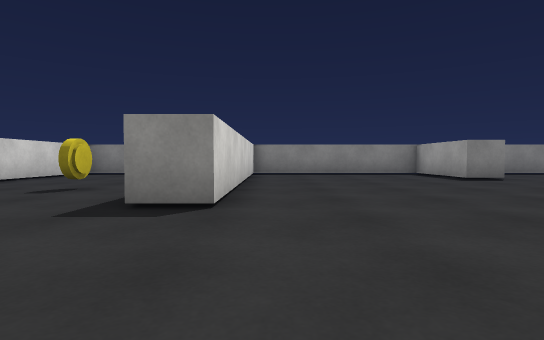
[1] (above)

22 first-person views from a walk through a Unity game level. The camera is 0.55 m above the floor, tilts 2° down and sees 80° across. The floor is counted in squares, 1 m on a side. Each view is taken from the middle of a square. On the plan, view 1 faces up. The plan holds only what a view shows up to about 9 squares ahead; the rest is blank. The place goes on beyond the plan. The player character is not drawn. Surface patterns are stand-ins for the level's own textures.

[2]
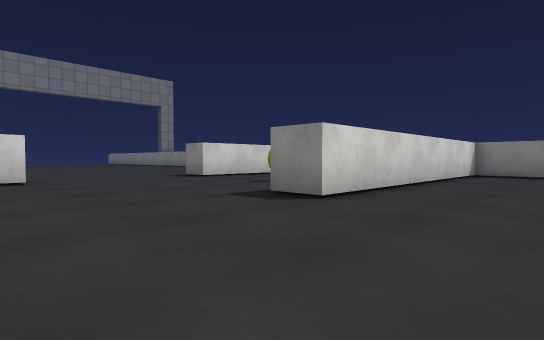

[3]
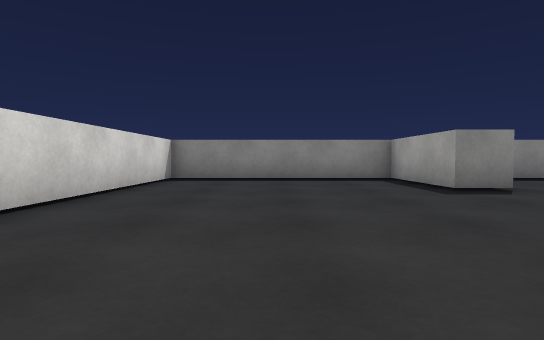

[4]
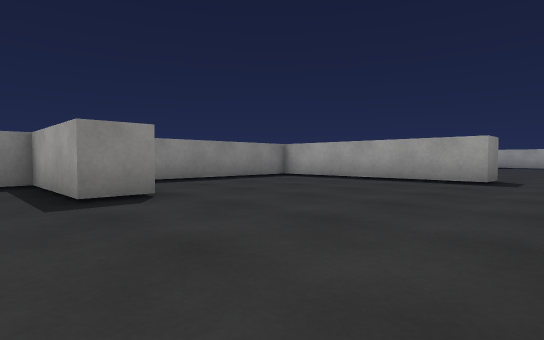

[5]
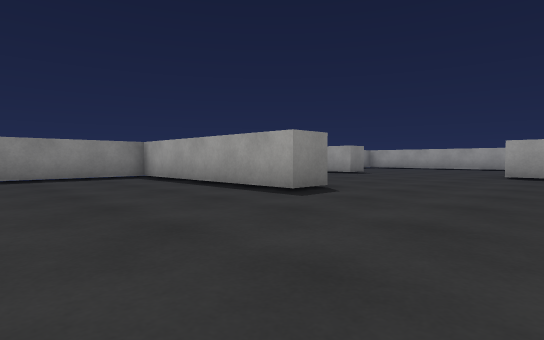

[6]
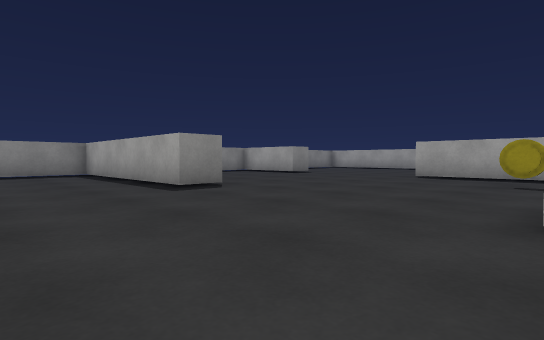

[7]
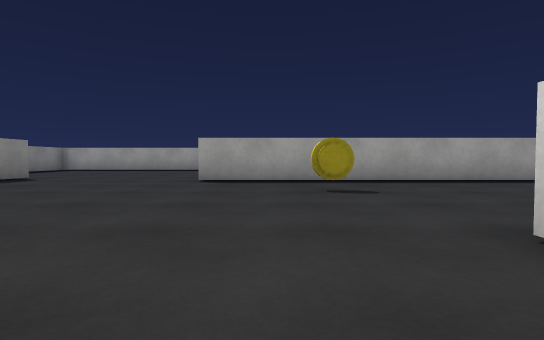

[8]
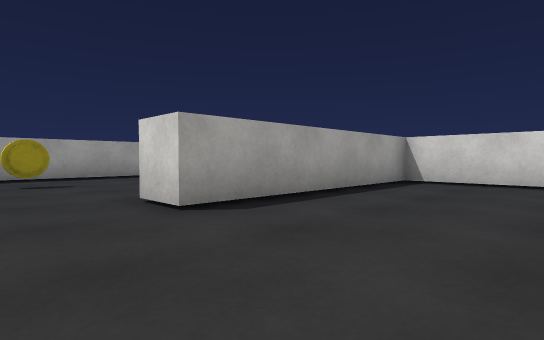

[9]
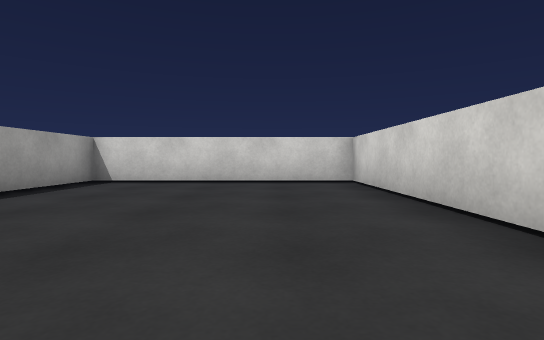

[10]
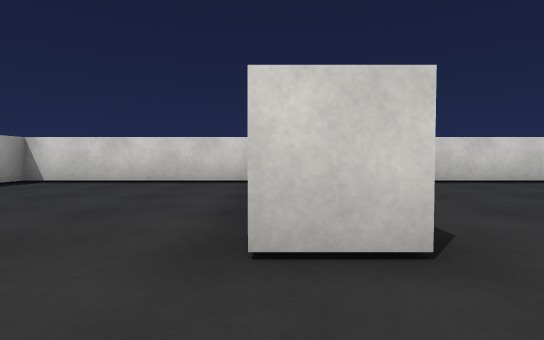

[11]
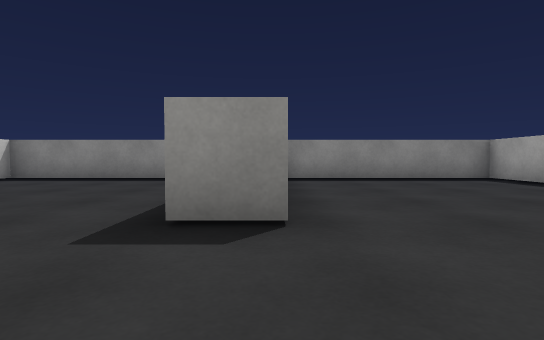

[12]
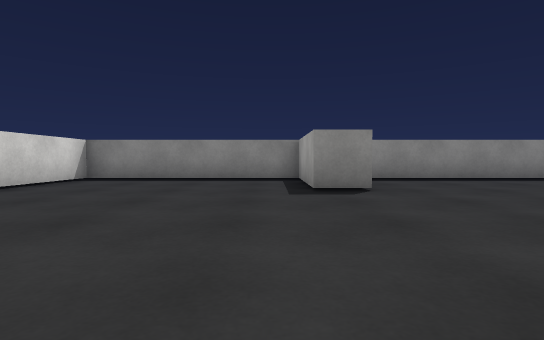

[13]
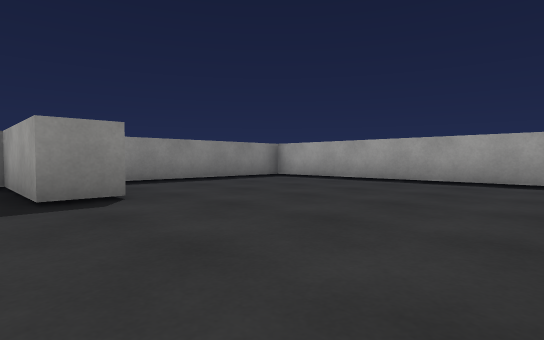

[14]
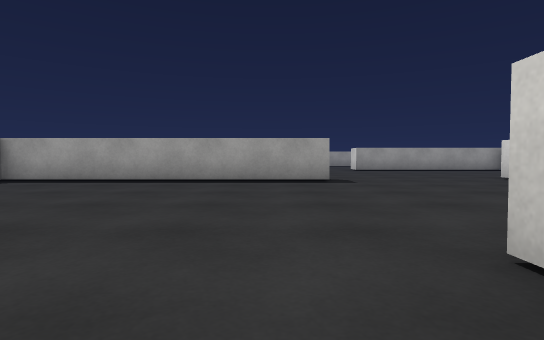

[15]
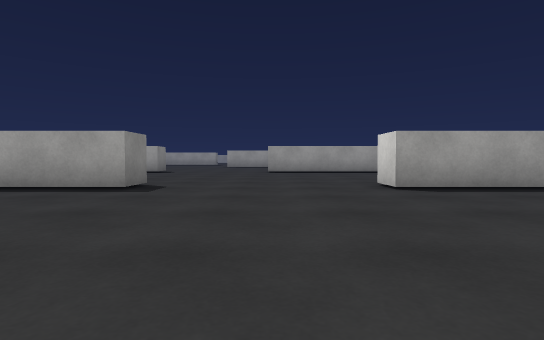

[16]
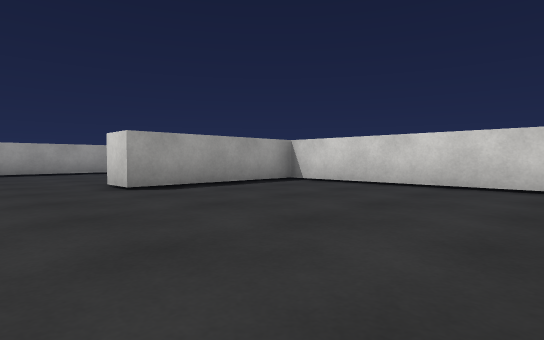

[17]
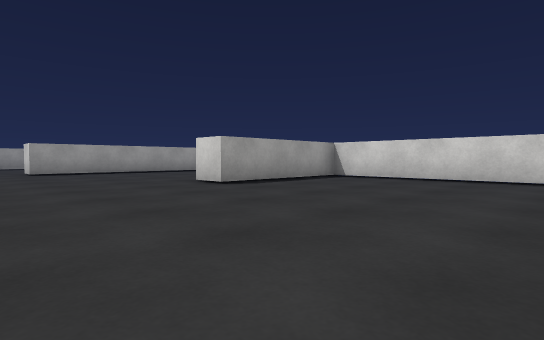

[18]
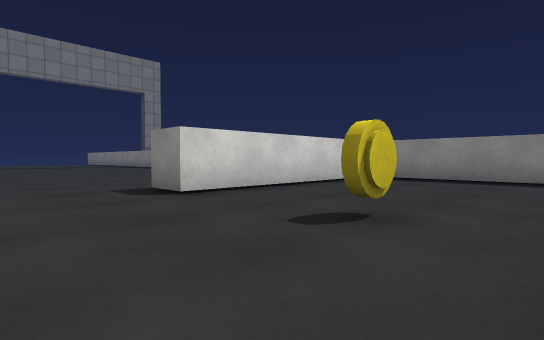

[19]
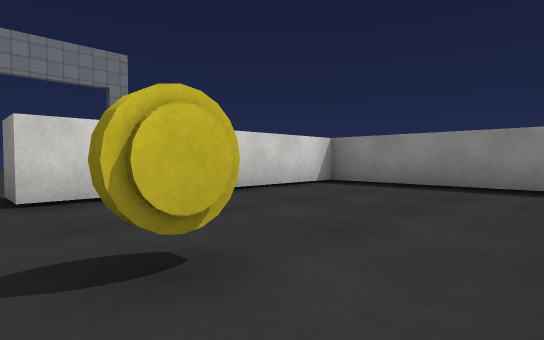

[20]
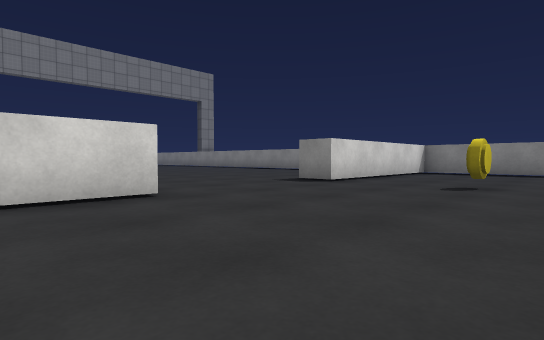

[21]
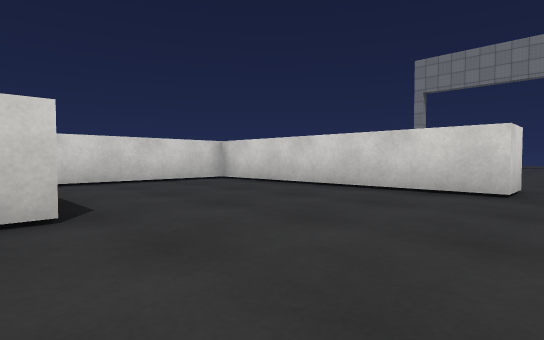

[22]
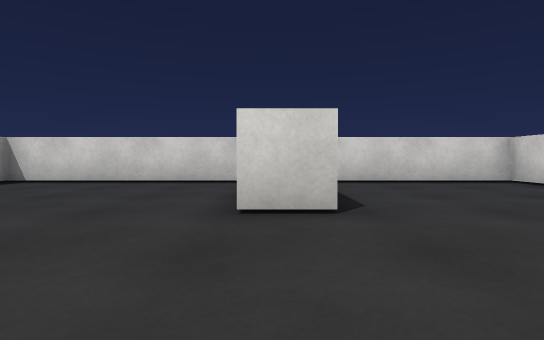

### Floor plan
Points are (right, up) in squares from view 1. A wall is a line through its corners. A room is listed if a view was taken in it or the views show most of it. See-through windows are left out.
Room 1 (views 1, 2, 3, 4, 5, 6, 7, 8, 9, 10, 11, 12, 13, 14, 15, 16, 17, 18, 19, 20, 21, 22)
walls: (13.2, 5.6) (12.1, 5.6) (12.1, 10.6); (6.1, -0.1) (6.1, -5.5) (12.1, -5.5) (12.1, 0.3) (13.2, 0.3); (6.2, 8.5) (5.1, 8.5) (5.1, 11.5) (-0.6, 11.5) (-0.6, 3.6) (-1.8, 3.6); (11.2, 11.5) (6.1, 11.5); (13.5, -5.5) (18.7, -5.5) (18.7, 3.8); (19.8, 8.5) (18.7, 8.5) (18.7, 11.5) (13.1, 11.5) (13.1, 8.8); (-1.8, -1.2) (-0.6, -1.2); (-0.3, -5.5) (5.1, -5.5); (20.5, -5.5) (25.8, -5.5) (25.8, -1.2) (26.9, -1.2); (-2.5, 11.5) (-6.5, 11.5) (-6.5, 5.6) (-7.6, 5.6); (26.9, 3.6) (25.8, 3.6) (25.8, 11.5) (20.6, 11.5); (-7.6, 1.2) (-6.5, 1.2) (-6.5, -5.5) (-2.5, -5.5)
objects: other object (-4, 6); other object (17, 1)

Where each view was taken, in squares from view 1:
view 1: 0 up, 0 right, facing up
view 2: 0 up, 2 right, facing up-left
view 3: 3 up, 2 right, facing up
view 4: 4 up, 4 right, facing up-right
view 5: 2 up, 8 right, facing up-right
view 6: 0 up, 9 right, facing up-right
view 7: 2 up, 11 right, facing right
view 8: 2 up, 9 right, facing down-right
view 9: 2 up, 8 right, facing down
view 10: 2 up, 13 right, facing down
view 11: 3 up, 13 right, facing up
view 12: 3 up, 18 right, facing up
view 13: 4 up, 18 right, facing up-right
view 14: 5 up, 18 right, facing right
view 15: 1 up, 20 right, facing right
view 16: 1 up, 20 right, facing down-right
view 17: 3 up, 20 right, facing down-right
view 18: 3 up, 2 left, facing up-left
view 19: 5 up, 2 left, facing up-left
view 20: 1 down, 2 left, facing up-left
view 21: 2 up, 1 left, facing down-left
view 22: 2 up, 1 left, facing down
